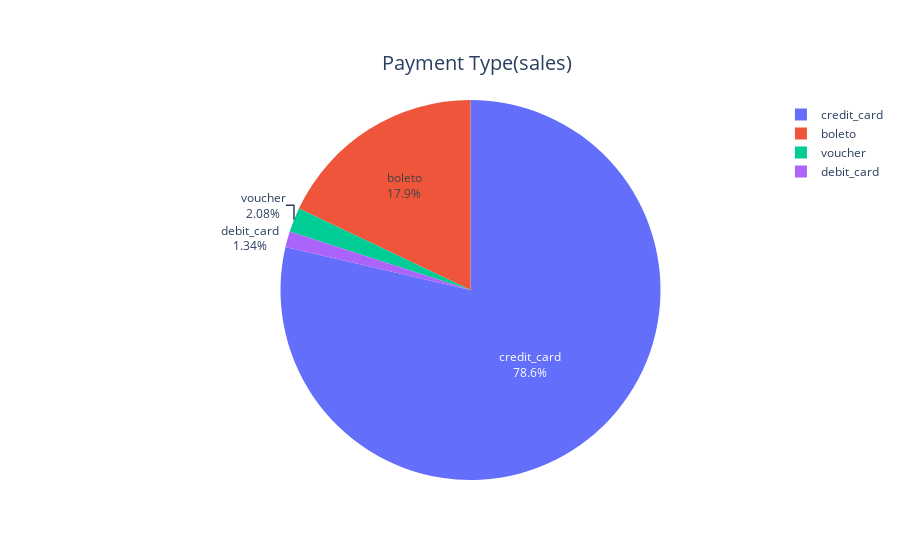

Here is the notebook cell this chart was saved with:
### Code cell
import plotly.graph_objects as go

fig = go.Figure()
fig.add_trace(
    go.Pie(    
        labels=payment_type_sales.index, values=payment_type_sales.values,
        textinfo='label+percent', insidetextorientation='horizontal'
    )
)

fig.update_layout(
    {
        "title": {
            "text": "Payment Type(sales)",
            "x": 0.53,
            "y": 0.9,
            "font": {
                "size": 20
            }
        },
        "showlegend": True
    }
)

fig.show()

### Figure 1 — Plotly figure (JSON) as saved in the notebook; plotly's stock layout.template omitted (floating-point values rounded to 4 significant figures)
{"data": [{"insidetextorientation": "horizontal", "labels": ["credit_card", "boleto", "voucher", "debit_card"], "textinfo": "label+percent", "type": "pie", "values": [11970000.0, 2729000.0, 316700.0, 204300.0]}], "layout": {"showlegend": true, "title": {"font": {"size": 20}, "text": "Payment Type(sales)", "x": 0.53, "y": 0.9}}}
